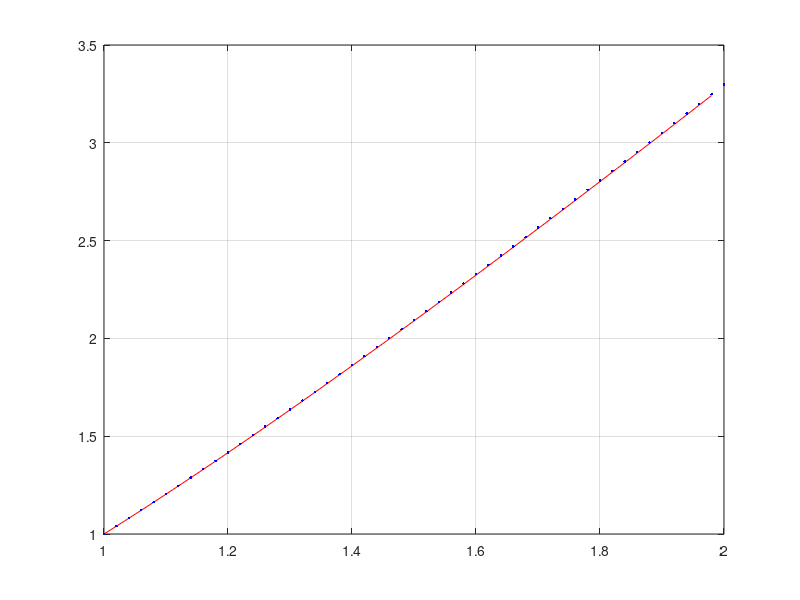

The MATLAB source for this figure:
function []= LaboratoryWork1()
a=1;
b=2;
n=50;
h=(b-a)/n;
xSt=1:1/n:2;
uSt=xSt.*exp(1).^(1-1./xSt);
F=@(x,y)(y/(x^2)+exp(1)^((x-1)/x));
x(1)=a;
u(1)=1;
for i=1:n-1
    x(i+1)=a+i*h;
    u(i+1)=u(i)+h*F(x(i),u(i));
end 
plot(x,u,'r',xSt,uSt,'.b'); grid on;